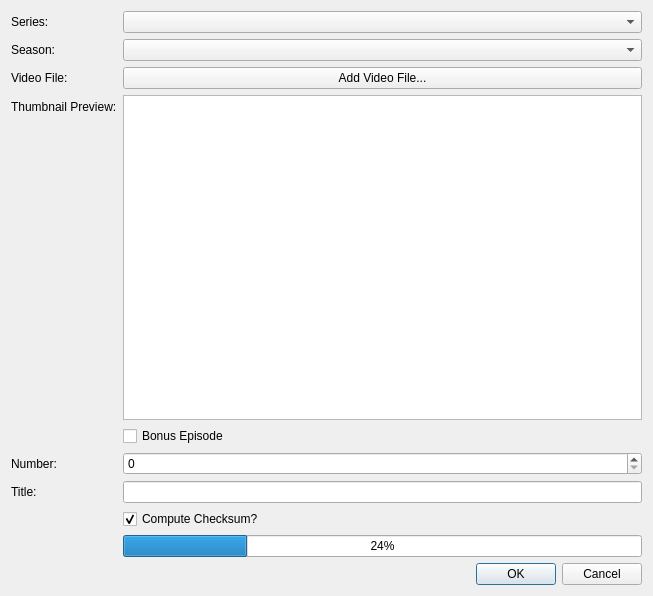
<?xml version="1.0" encoding="UTF-8"?>
<ui version="4.0">
 <class>CreateEpisode</class>
 <widget class="QDialog" name="CreateEpisode">
  <property name="geometry">
   <rect>
    <x>0</x>
    <y>0</y>
    <width>653</width>
    <height>596</height>
   </rect>
  </property>
  <property name="windowTitle">
   <string>Create Episode</string>
  </property>
  <layout class="QFormLayout" name="formLayout">
   <item row="0" column="0">
    <widget class="QLabel" name="seriesListLabel">
     <property name="text">
      <string>Series:</string>
     </property>
    </widget>
   </item>
   <item row="0" column="1">
    <widget class="QComboBox" name="seriesList">
     <property name="accessibleName">
      <string>Series List</string>
     </property>
     <property name="accessibleDescription">
      <string>Select the series this episode is part of.</string>
     </property>
    </widget>
   </item>
   <item row="1" column="0">
    <widget class="QLabel" name="label">
     <property name="text">
      <string>Season:</string>
     </property>
    </widget>
   </item>
   <item row="1" column="1">
    <widget class="QComboBox" name="seasonList">
     <property name="accessibleName">
      <string>Season List</string>
     </property>
     <property name="accessibleDescription">
      <string>Select the season this series is part of.</string>
     </property>
    </widget>
   </item>
   <item row="2" column="0">
    <widget class="QLabel" name="IconLabel">
     <property name="enabled">
      <bool>true</bool>
     </property>
     <property name="text">
      <string>Video File:</string>
     </property>
    </widget>
   </item>
   <item row="2" column="1">
    <widget class="QPushButton" name="FileAdd">
     <property name="enabled">
      <bool>true</bool>
     </property>
     <property name="sizePolicy">
      <sizepolicy hsizetype="Preferred" vsizetype="Fixed">
       <horstretch>0</horstretch>
       <verstretch>0</verstretch>
      </sizepolicy>
     </property>
     <property name="toolTip">
      <string>Select the video file for this episode.</string>
     </property>
     <property name="accessibleName">
      <string>Select Video File</string>
     </property>
     <property name="accessibleDescription">
      <string>Add the episode's video file.</string>
     </property>
     <property name="text">
      <string>Add Video File...</string>
     </property>
    </widget>
   </item>
   <item row="3" column="0">
    <widget class="QLabel" name="thumbnailLabel">
     <property name="text">
      <string>Thumbnail Preview:</string>
     </property>
    </widget>
   </item>
   <item row="5" column="0">
    <widget class="QLabel" name="numberLabel">
     <property name="text">
      <string>Number:</string>
     </property>
    </widget>
   </item>
   <item row="5" column="1">
    <widget class="QDoubleSpinBox" name="numberSpin">
     <property name="toolTip">
      <string>The number of the season, for sorting. If it is a bonus season, decimals are allowed.</string>
     </property>
     <property name="accessibleName">
      <string>Season Number</string>
     </property>
     <property name="decimals">
      <number>0</number>
     </property>
     <property name="value">
      <double>0.000000000000000</double>
     </property>
    </widget>
   </item>
   <item row="6" column="0">
    <widget class="QLabel" name="TitleLabel">
     <property name="enabled">
      <bool>true</bool>
     </property>
     <property name="text">
      <string>Title:</string>
     </property>
    </widget>
   </item>
   <item row="6" column="1">
    <widget class="QLineEdit" name="TitleEdit">
     <property name="enabled">
      <bool>true</bool>
     </property>
     <property name="toolTip">
      <string>The title of the season. Clear it to reset to default.</string>
     </property>
     <property name="accessibleName">
      <string>Season Title</string>
     </property>
     <property name="accessibleDescription">
      <string>The title of the season.</string>
     </property>
     <property name="clearButtonEnabled">
      <bool>true</bool>
     </property>
    </widget>
   </item>
   <item row="8" column="1">
    <widget class="QCheckBox" name="checksumBox">
     <property name="toolTip">
      <string>Uncheck if you want to skip checksum computation. See contex menu for more information.</string>
     </property>
     <property name="whatsThis">
      <string>Checksums take a long time to compute but are neccessary for verifying file integrity and used to determine which files are the same. If unchecked, the checksum is set to an empty string.</string>
     </property>
     <property name="accessibleName">
      <string>Compute Checksum</string>
     </property>
     <property name="accessibleDescription">
      <string>Uncheck to skip computing the checksum, which takes some time but  can be used to verify file integrity and identity.</string>
     </property>
     <property name="text">
      <string>Compute Checksum?</string>
     </property>
     <property name="checked">
      <bool>true</bool>
     </property>
    </widget>
   </item>
   <item row="10" column="0" colspan="2">
    <widget class="QDialogButtonBox" name="buttonBox">
     <property name="enabled">
      <bool>true</bool>
     </property>
     <property name="orientation">
      <enum>Qt::Horizontal</enum>
     </property>
     <property name="standardButtons">
      <set>QDialogButtonBox::Cancel|QDialogButtonBox::Ok</set>
     </property>
    </widget>
   </item>
   <item row="3" column="1">
    <widget class="QGraphicsView" name="imagePreview">
     <property name="sizePolicy">
      <sizepolicy hsizetype="MinimumExpanding" vsizetype="MinimumExpanding">
       <horstretch>0</horstretch>
       <verstretch>0</verstretch>
      </sizepolicy>
     </property>
     <property name="minimumSize">
      <size>
       <width>516</width>
       <height>296</height>
      </size>
     </property>
     <property name="baseSize">
      <size>
       <width>512</width>
       <height>294</height>
      </size>
     </property>
     <property name="toolTip">
      <string>This will be the thumbnail. You cannot edit this.</string>
     </property>
     <property name="accessibleName">
      <string>Thumbnail Preview</string>
     </property>
     <property name="accessibleDescription">
      <string>Preview the thumbnail, pulled from the episode</string>
     </property>
     <property name="verticalScrollBarPolicy">
      <enum>Qt::ScrollBarAsNeeded</enum>
     </property>
     <property name="horizontalScrollBarPolicy">
      <enum>Qt::ScrollBarAsNeeded</enum>
     </property>
     <property name="sizeAdjustPolicy">
      <enum>QAbstractScrollArea::AdjustIgnored</enum>
     </property>
    </widget>
   </item>
   <item row="4" column="1">
    <widget class="QCheckBox" name="isBonus">
     <property name="toolTip">
      <string>Check if the episode is not a &quot;real episode.&quot; For example a recap episode.</string>
     </property>
     <property name="accessibleName">
      <string>Bonus Episode Checkbox</string>
     </property>
     <property name="text">
      <string>Bonus Episode</string>
     </property>
     <property name="checked">
      <bool>false</bool>
     </property>
    </widget>
   </item>
   <item row="9" column="1">
    <widget class="QProgressBar" name="progressBar">
     <property name="enabled">
      <bool>true</bool>
     </property>
     <property name="toolTip">
      <string>Displays progress of the checksum.</string>
     </property>
     <property name="accessibleName">
      <string>Checksum Progress Bar</string>
     </property>
     <property name="accessibleDescription">
      <string>Displays progress of the checksum.</string>
     </property>
     <property name="value">
      <number>24</number>
     </property>
    </widget>
   </item>
  </layout>
 </widget>
 <tabstops>
  <tabstop>seriesList</tabstop>
  <tabstop>seasonList</tabstop>
  <tabstop>FileAdd</tabstop>
  <tabstop>imagePreview</tabstop>
  <tabstop>isBonus</tabstop>
  <tabstop>numberSpin</tabstop>
  <tabstop>TitleEdit</tabstop>
  <tabstop>checksumBox</tabstop>
 </tabstops>
 <resources/>
 <connections>
  <connection>
   <sender>buttonBox</sender>
   <signal>accepted()</signal>
   <receiver>CreateEpisode</receiver>
   <slot>accept()</slot>
   <hints>
    <hint type="sourcelabel">
     <x>248</x>
     <y>254</y>
    </hint>
    <hint type="destinationlabel">
     <x>157</x>
     <y>274</y>
    </hint>
   </hints>
  </connection>
  <connection>
   <sender>buttonBox</sender>
   <signal>rejected()</signal>
   <receiver>CreateEpisode</receiver>
   <slot>reject()</slot>
   <hints>
    <hint type="sourcelabel">
     <x>316</x>
     <y>260</y>
    </hint>
    <hint type="destinationlabel">
     <x>286</x>
     <y>274</y>
    </hint>
   </hints>
  </connection>
 </connections>
</ui>
